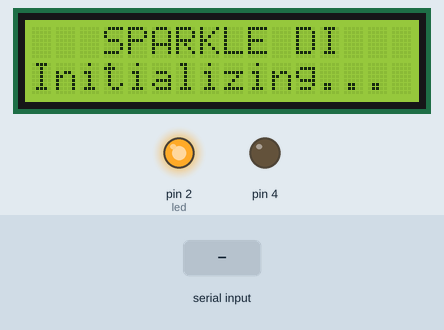
Simulated run of this sketch. Board: Arduino Uno, built with avr-gcc and run on an emulated ATmega328P. Shown: 16×2 character LCD, output pins drawn as LEDs (lit = HIGH). Inputs (shaded band) come from the test bench. What the sketch prints to the serial monitor is not drawn.

Above: at 5.4 s.
At 7.8 s:
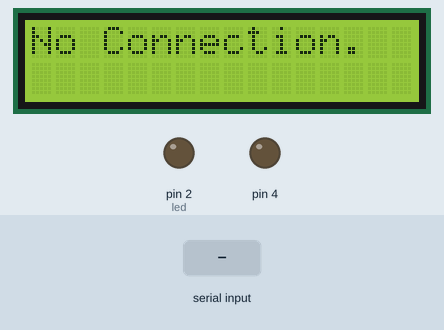
7.9 s: "2" received over Serial
At 10.1 s:
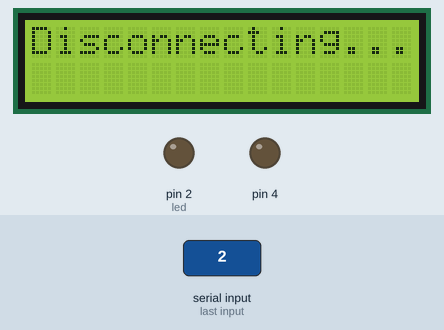
10.9 s: "1" received over Serial
13.9 s: "3" received over Serial
At 15.5 s:
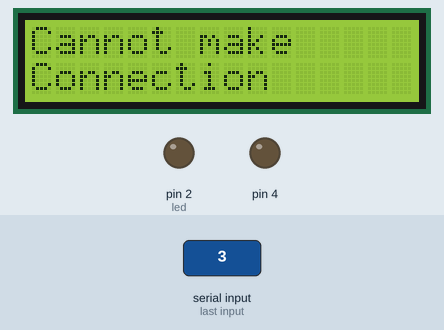
Timing chart, 0 to 17.0 s (numbered marks = the images above; inputs shaded):
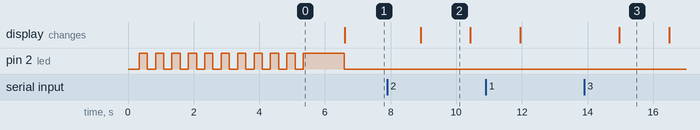

The sketch:

ESP_Sketch.ino
```cpp
#include <Wire.h>
#include <LiquidCrystal_I2C.h>

LiquidCrystal_I2C lcd(0x27,16,2);

int led = 2;
const String fingerprint = "48a29b7dcf0559676bde7ddf0ce8e96404a35011d3eeb18debf0896d8eca59b0";

bool isActive = false;
bool isPerforming = false;

const String a1 = "0010";


void setup() {
  pinMode(led, OUTPUT);
  pinMode(4, OUTPUT);
  lcd.init();
  lcd.backlight();
  Serial.begin(115200);
  lcd.setCursor(3,0);
  lcd.print("SPARKLE DI");
  lcd.setCursor(0,1);
  lcd.print("Initializing...");
  digitalWrite(led, HIGH);
  for(int i=0; i<=10; i++){
    digitalWrite(led, LOW);
    delay(250);
    digitalWrite(led, HIGH);
    delay(250);
  }
  delay(1000);
  digitalWrite(led, LOW);
  Serial.println("Started...");
  lcd.clear();
  lcd.setCursor(0, 0);
  lcd.print("No Connection.");
}

void loop() {

  if(Serial.available()){
    String cmd = Serial.readString();
    if(cmd.equals("1")){
      Serial.println(a1);
      delay(1000);
      getVerification();
      delay(1500);
      lcd.clear();
      lcd.setCursor(0, 0);
      lcd.print("Connected.");
    }
    else if(cmd.equals("2")){
      disconnect();
    }else if(cmd.length() > 1){
      if(isActive == true && isPerforming == false){
        String opreatorCommand = cmd.substring(0,1);
        if(opreatorCommand.equals("3")){
          int l = cmd.length();
          String number = cmd.substring(2,l);
          isPerforming = true;
          perfromAction(number);
          isPerforming = false;
        }
      }
    }
  }
}

void perfromAction(String number){
  String toPrint = "Current " + number;
  lcd.setCursor(0, 1);
  lcd.print(toPrint);
  digitalWrite(4,HIGH);
  digitalWrite(led, HIGH);
  delay(10000);
  digitalWrite(4, LOW);
  digitalWrite(led, LOW);
  lcd.setCursor(0,1);
  lcd.print("                ");
}

void getVerification(){
  if(Serial.available()){
    String cmd = Serial.readString();
    if(cmd == fingerprint ){
      isActive = true;
      Serial.println("1110011");
      lcd.clear();
      lcd.setCursor(0, 0);
      lcd.print("Connection");
      lcd.setCursor(0, 1);
      lcd.print("Success");
    }else{
      lcd.clear();
      lcd.setCursor(0, 0);
      lcd.print("Cannot make");
      lcd.setCursor(0, 1);
      lcd.print("Connection");
    }
  }
}

void disconnect(){
  isActive = false;
  lcd.clear();
  lcd.setCursor(0, 0);
  lcd.print("Disconnecting...");
  delay(1500);
  lcd.setCursor(0, 0);
  lcd.print("Disconnected...");
  delay(1500);
  lcd.setCursor(0, 0);
  lcd.print("No Connection.  ");
}
```

Measured:
- after the input at 7.9 s, the display: changes after 1.0 s (image 2)
- after the input at 13.9 s, the display: changes after 1.1 s (image 3)
- what the display in image 2 shows lasts 1.5 s, from 8.9 s to 10.4 s
